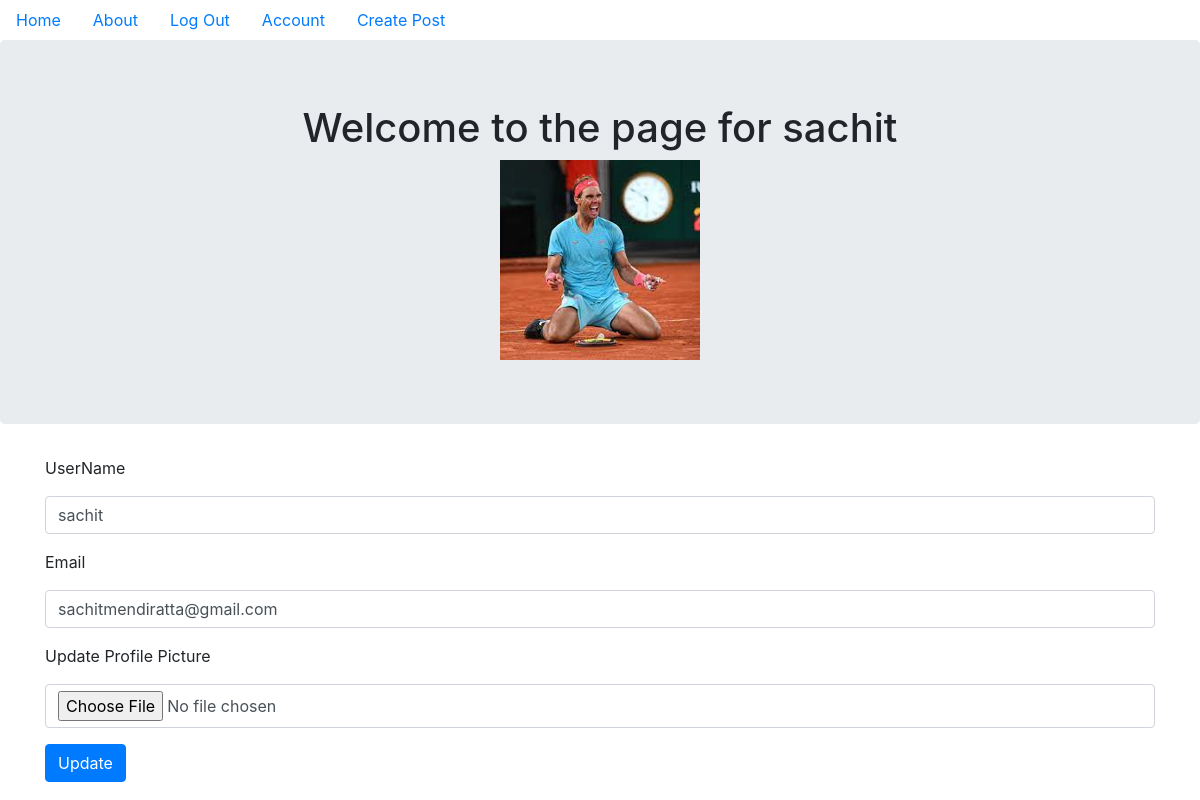
Page /account (signed in) on the committed database.
### puppycompanyblog/models.py (models this page shows, shortened)
class User(db.Model, UserMixin):
    __tablename__ = 'users'
    id = db.Column(db.Integer, primary_key=True)
    profile_image = db.Column(
        db.String(64), nullable=False, default='default_profile.png')
    email = db.Column(db.String(64), unique=True, index=True)
    username = db.Column(db.String(64),  unique=True, index=True)
    password_hash = db.Column(db.String(64))
    posts = db.relationship('BlogPost', backref='author', lazy=True)

### puppycompanyblog/users/views.py (the view)
@users.route('/account', methods=['GET', 'POST'])
@login_required
def account():
    form = UserUpdateForm()
    if form.validate_on_submit():
        if form.picture.data:  # Check if user has added a pic!
            username = current_user.username  # Grab current username
            pic = add_profile_pic(form.picture.data, username)
            current_user.profile_image = pic  # Set the profile_image column of User to the pic
        current_user.username = form.username.data  # Update username
        current_user.email = form.email.data   # Update Email
        db.session.commit()
        flash('Account Updated Succesfully!')
        return redirect(url_for('users.account'))
    elif request.method == 'GET':
        form.username.data = current_user.username
        form.email.data = current_user.email
    profile_image = url_for('static', filename='profile_pics/' + current_user.profile_image)
    return render_template('account.html', profile_image=profile_image, form=form)

### puppycompanyblog/users/forms.py (shortened to what this page needs)
class UserUpdateForm(FlaskForm):
    email = StringField('Email', validators=[DataRequired(), Email()])
    username = StringField('UserName', validators=[DataRequired()])
    picture = FileField('Update Profile Picture', validators=[
                        FileAllowed(['jpg', 'png', 'jpeg'])])
    submit = SubmitField('Update')

### puppycompanyblog/models.py (called while the page is built)
@login_manager.user_loader
def load_user(user_id):
    return User.query.get(user_id)

### puppycompanyblog/templates/account.html (shortened to what this page needs)
{% extends "base.html" %}
{% block content %}
<div class="jumbotron">
    <div align='center'>
        <h1>Welcome to the page for {{current_user.username}} </h1>
        <img align='center' src="{{ url_for('static', filename='profile_pics/' + current_user.profile_image) }} "
            alt="">
    </div>
</div>
<div class="container">
    <form method="POST" action="" enctype="multipart/form-data">
        <div class="form-group">
            {{ form.username.label(class='form-group') }} {{ form.username(class='form-control') }}
        </div>
        <div class="form-group">
            {{ form.email.label(class='form-group') }} {{ form.email(class='form-control') }}
        </div>
        <div class="form-group">
            {{ form.picture.label(class='form-group') }} {{ form.picture(class='form-control') }}
        </div>
        <div class="form-group">
            {{ form.submit(class='btn btn-primary') }}
        </div>
    </form>
</div>
{% endblock %}

### rows in the picture
User: username "sachit", profile_image (placeholder picture), email "sachitmendiratta@gmail.com"
